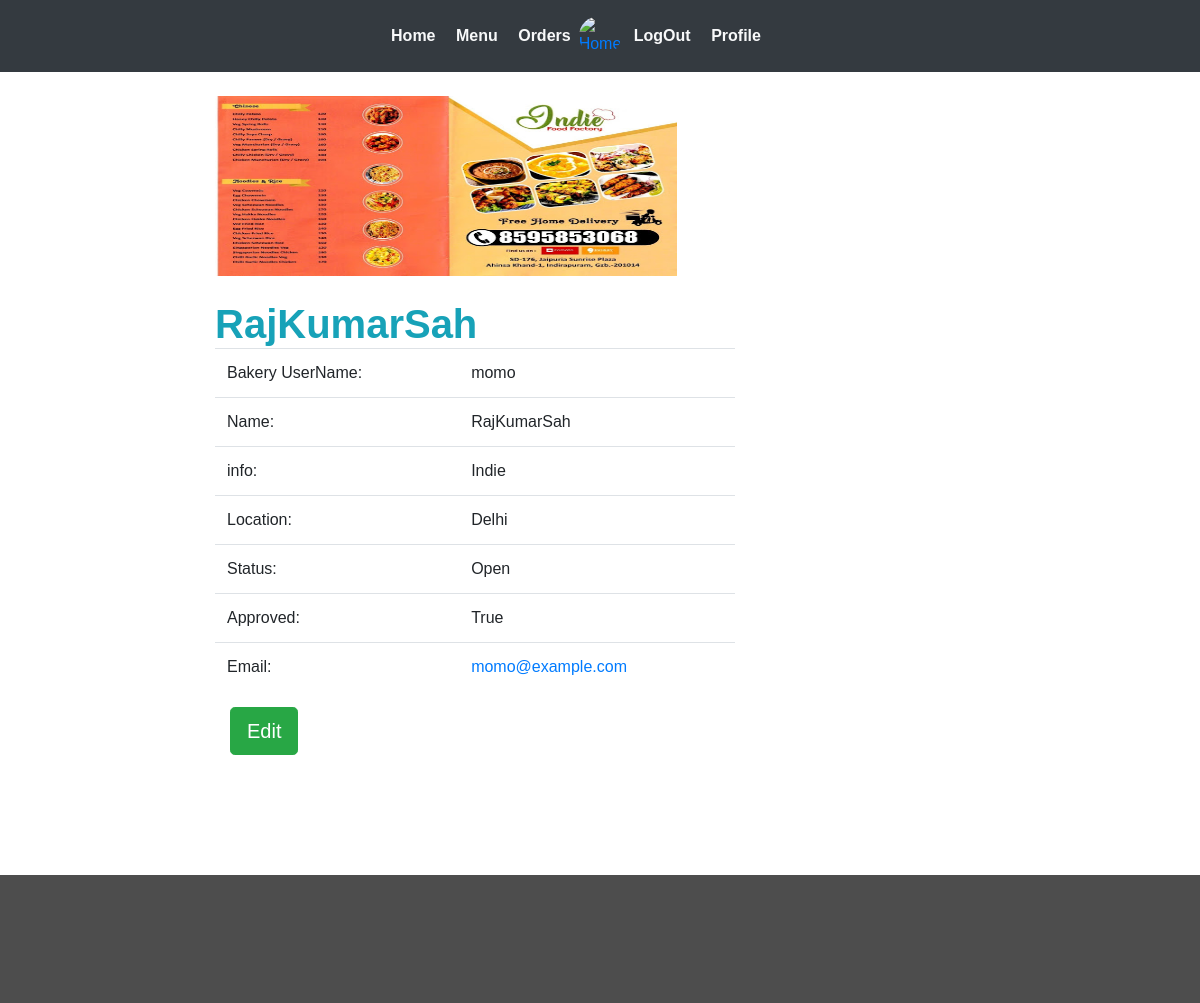
Page /profile/restaurant/ (signed in) on the committed database.
### webapp/models.py (models this page shows, shortened)
class User(AbstractUser):
	is_customer   = models.BooleanField(default=False)
	is_restaurant = models.BooleanField(default=False)

class Restaurant(models.Model):
	user        = models.OneToOneField(settings.AUTH_USER_MODEL,on_delete=models.CASCADE)
	rname 		= models.CharField(max_length=100,blank=False)
	info	 	= models.CharField(max_length=40,blank=False)
	min_ord		= models.CharField(max_length=5,blank=False)
	location    = models.CharField(max_length=40,blank=False)
	r_logo      = models.FileField(blank=False)
	REST_STATE_OPEN    = "Open"
	REST_STATE_CLOSE   = "Closed"
	REST_STATE_CHOICES =(
			(REST_STATE_OPEN,REST_STATE_OPEN),
			(REST_STATE_CLOSE,REST_STATE_CLOSE)
		)
	status 	= models.CharField(max_length=50,choices=REST_STATE_CHOICES,default=REST_STATE_OPEN,blank=False)
	approved = models.BooleanField(blank=False,default=True)

### webapp/views.py (the view)
# urls.py: path('profile/restaurant/',views.restaurantProfile,name='rprofile'),
def restaurantProfile(request,pk=None):
	if pk:
		user = User.objects.get(pk=pk)
	else:
		user=request.user
	return render(request,'webapp/rest_profile.html',{'user':user})

### webapp/templates/webapp/rest_profile.html (shortened to what this page needs)
{% extends 'webapp/base2.html'%}
{% block body %}
<br>
  <div class="container col-md-8">
    <img src="{{user.restaurant.r_logo.url}}" height="180px" width="60%">
  </div>
  <br>
	<div class="container col-md-8">
		<div class="row">
		<div class=" col-md-11 toppad">
          <div class="panel panel-info">
            <div class="panel-heading">
              <h1 class="panel-title text-info "><strong>{{user.restaurant.rname}}</strong></h1>
                          </div>
                          <div class="panel-body">
                            <div class="row">
                              <div class=" col-md-9 col-lg-9 ">
                                <table class="table table-user-information">
                                  <tbody>
                                  	<tr>
                                      <td> Bakery UserName:</td>
                                      <td>{{user.username}}</td>
                                    </tr>
                                    <tr>
                                      <td>Name:</td>
                                      <td>{{user.restaurant.rname}}</td>
                                    </tr>
                                    <tr>
                                      <td>info:</td>
                                      <td>{{user.restaurant.info}}</td>
                                    </tr>
                                    <tr>
                                      <td>Location:</td>
                                      <td>{{user.restaurant.location}}</td>
                                    </tr>
                                     <tr>
                                      <td>Status:</td>
                                      <td>{{user.restaurant.status}}</td>
                                    </tr>
                                     <tr>
                                      <td>Approved:</td>
                                      <td>{{user.restaurant.approved}}</td>
                                    </tr>
                                    <tr>
                                      <td>Email:</td>
                                      <td><a href="#">{{user.email}}</a></td>
                                    </tr>
                                  </tbody>
                                </table>
                                   <div class="container">
                                <div class="row">
                                  <div class="col">
                                  <a class="btn btn-success btn-lg" href="{% url 'rupdate' user.id %}">Edit</a>
                                </div>
                                </div>
                          </div>
                </div>
              </div>
            </div>
        </div>
        </div>
		</div>
	</div>
  <br>
{% endblock%}

### webapp/static/webapp/css/style.css (style rules this page uses)
body { padding:0; margin:0; font-family: 'Source Sans Pro', sans-serif; }
body a { transition:0.5s all; -webkit-transition:0.5s all; -moz-transition:0.5s all; -o-transition:0.5s all; -ms-transition:0.5s all; }
h1,h2,h3,h4,h5,h6 { margin:0; }

### rows in the picture
User: restaurant.r_logo (picture), restaurant.rname "RajKumarSah", username "momo", restaurant.info "Indie", restaurant.location "Delhi", restaurant.status "Open", restaurant.approved "True", email "momo@example.com"
